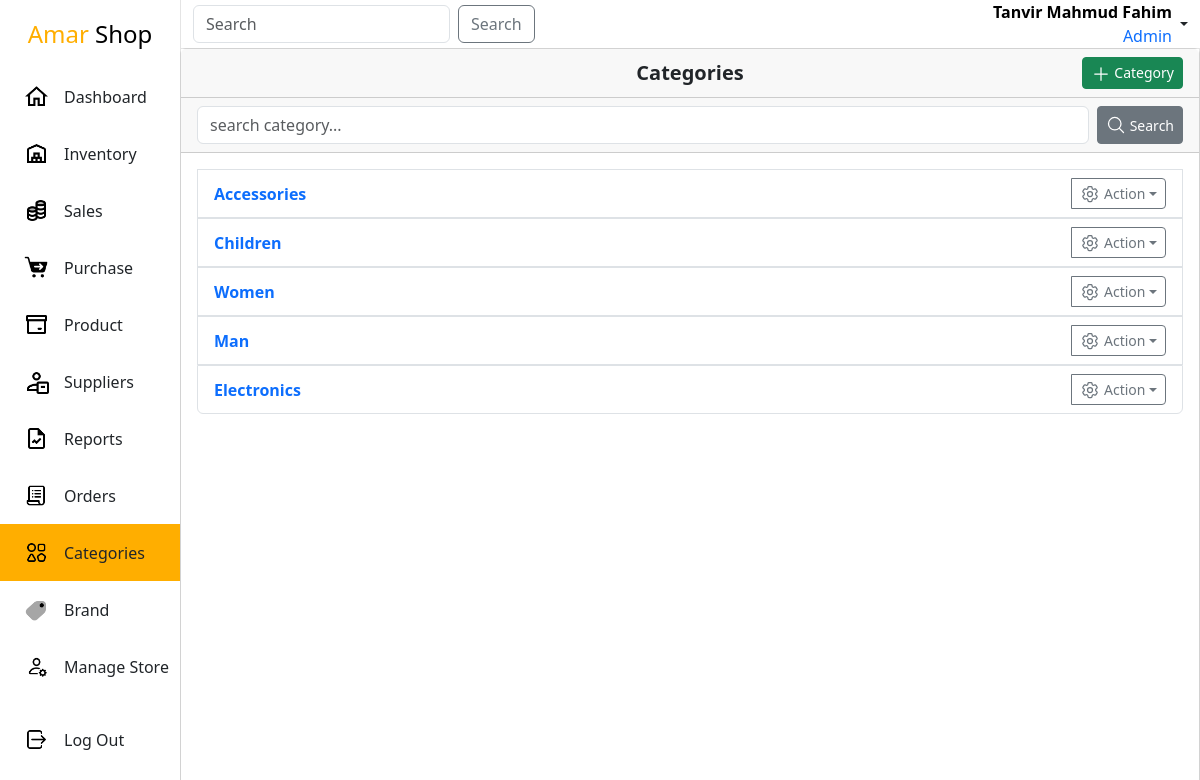
Page /admin-panel/category/ (signed in) on the earlier database version.
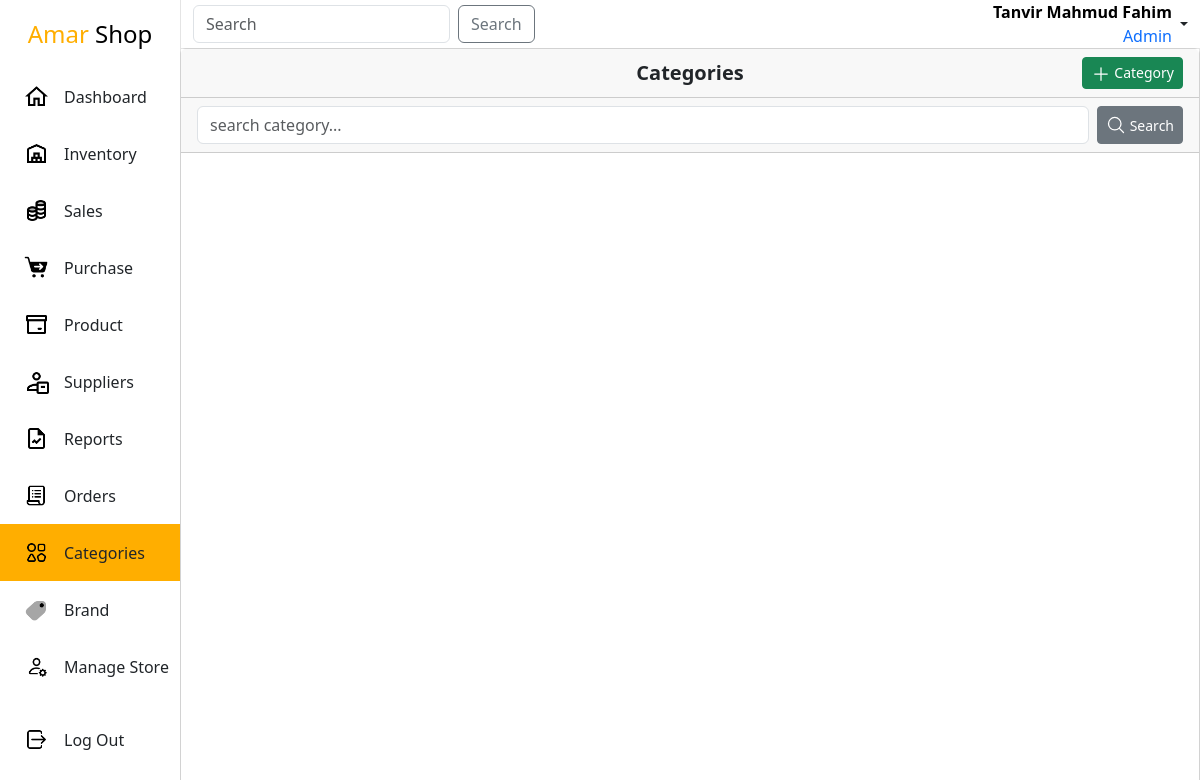
Same page on the later database version.
### app/models.py (models this page shows)
class Categories(models.Model):
    category = models.CharField(max_length=255, unique=True)
    class Meta:
        ordering = ['-id']
    def __str__(self):
        return self.category

### app/views.py (the view)
# urls.py: path('category/', CategoryView.as_view(), name='category-list'),
class CategoryView(SuperuserRequiredMixin,CreateView):
    model = Categories
    form_class = CategoryForm
    template_name = 'inventory/category/category.html'
    success_url = reverse_lazy('category-list')
    def get_context_data(self, **kwargs):
        context = super().get_context_data(**kwargs)
        categories = self.model.objects.all()
        search_query = self.request.GET.get('q', None)
        if search_query:
            categories = categories.filter(category__icontains=search_query)
        context['categories'] = categories
        return context

### app/forms.py
class CategoryForm(forms.ModelForm):
    class Meta:
        model = Categories
        fields = '__all__'

### app/views.py (called while the page is built)
    def test_func(self):
        if self.request.user.is_superuser:
            return self.request.user.is_superuser
        if self.request.user.is_staff:
            return self.request.user.is_staff

### templates/inventory/category/category.html (shortened to what this page needs)
{% extends "Layout.html" %}
{% load static %}
{%block link%}
    <link rel="stylesheet" href="{%static 'css/inventory.css'%}">
{%endblock link%}
{%block main%}
<div class="inventory">
    <div class="card height-100">
        <div class="sticky-top bg-white">
            <div class="card-header d-flex justify-content-end align-items-center position-relative">
                <div class="fs-5 fw-bold position-absolute top-50 start-50 translate-middle">Categories</div>
                <button type="button" class="btn btn-success btn-sm align-middle" data-bs-toggle="modal" data-bs-target="#exampleModal">
                    <svg xmlns="http://www.w3.org/2000/svg" fill="none" viewBox="0 0 24 24" stroke-width="1.5" stroke="currentColor" height="20px" width="20px">
                        <path stroke-linecap="round" stroke-linejoin="round" d="M12 4.5v15m7.5-7.5h-15" />
                    </svg>
                    Category
                </button>
            </div>
            <div class="card-header">
                <div>
                    <form method="get" action="{%url 'category-list'%}" class="d-flex">
                        <input class="form-control" type="text" name="q" placeholder="search category...">
                        <button class="ms-2 btn btn-sm btn-secondary d-flex align-items-center" type="submit">
                            <svg xmlns="http://www.w3.org/2000/svg" fill="none" viewBox="0 0 24 24" stroke-width="1.5" stroke="currentColor" heigth="20px" width="20px">
                                <path stroke-linecap="round" stroke-linejoin="round" d="m21 21-5.197-5.197m0 0A7.5 7.5 0 1 0 5.196 5.196a7.5 7.5 0 0 0 10.607 10.607Z" />
                            </svg>
                            <div class="ms-1">Search</div>
                        </button>
                    </form>
                </div>
            </div>
        </div>
        <div class="card-body overflow-scroll">
            <ul class="list-group">
                {%for category in categories%}
                <a href="{%url 'sub-categories' category%}">
                    <li class="list-group-item list-group-item-action d-flex justify-content-between align-items-center">
                        <div class="fw-bold text-primary">{{category}}</div>
                        <div class="btn-group">
                            <a class="btn btn-outline-secondary btn-sm d-flex align-items-center dropdown-toggle" type="button" data-bs-toggle="dropdown" aria-expanded="false">
                                <div class="ms-1">Action</div>
                            </a>
                        </div>
                    </li>
                </a>
                {%endfor%}
            </ul>
        </div>
    </div>
</div>
{%endblock main%}

Differences in the rows shown:
removed Categories: category "Accessories"
removed Categories: category "Children"
removed Categories: category "Women"
removed Categories: category "Man"
removed Categories: category "Electronics"
